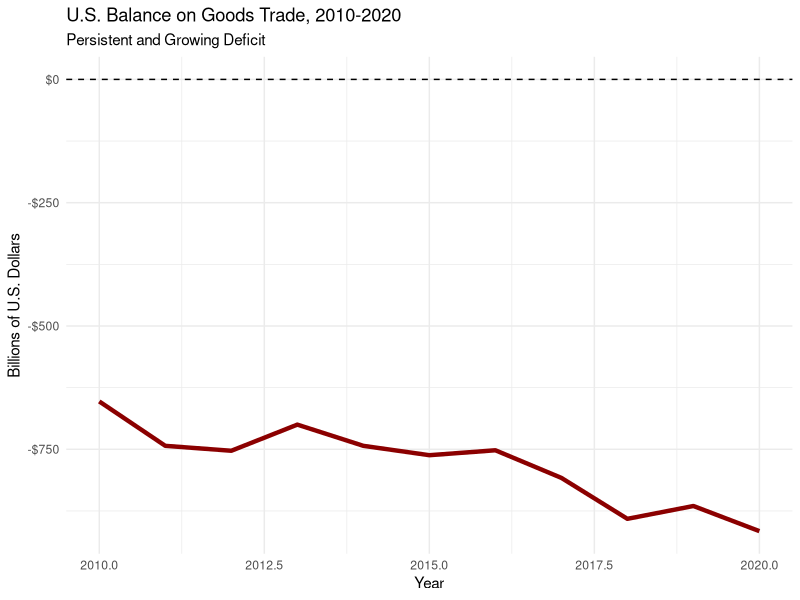
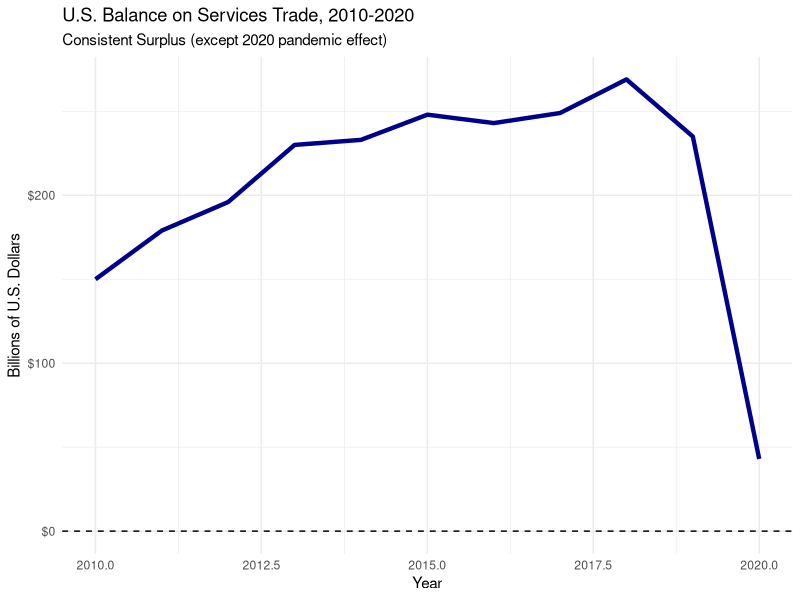
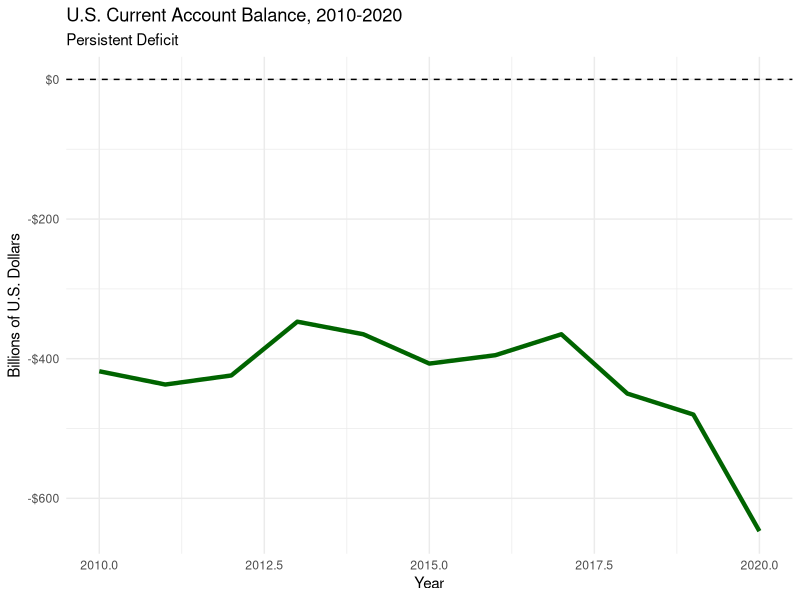
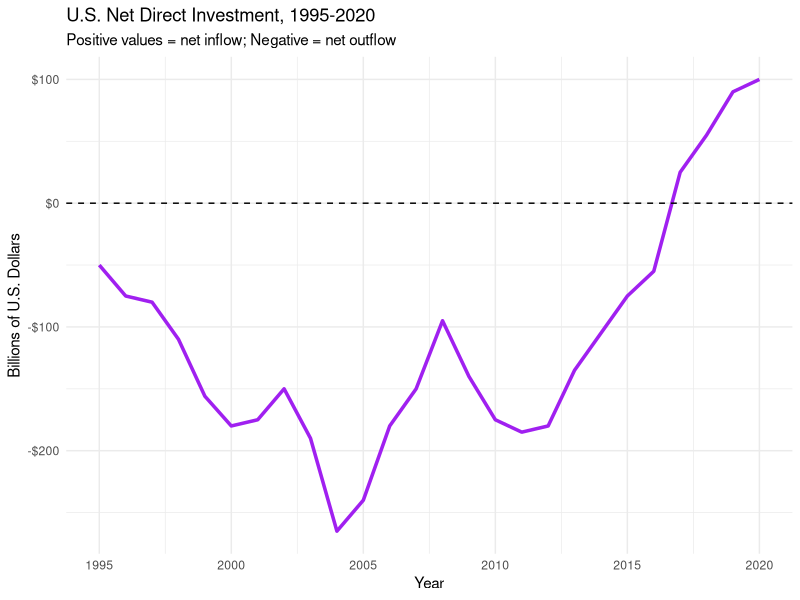
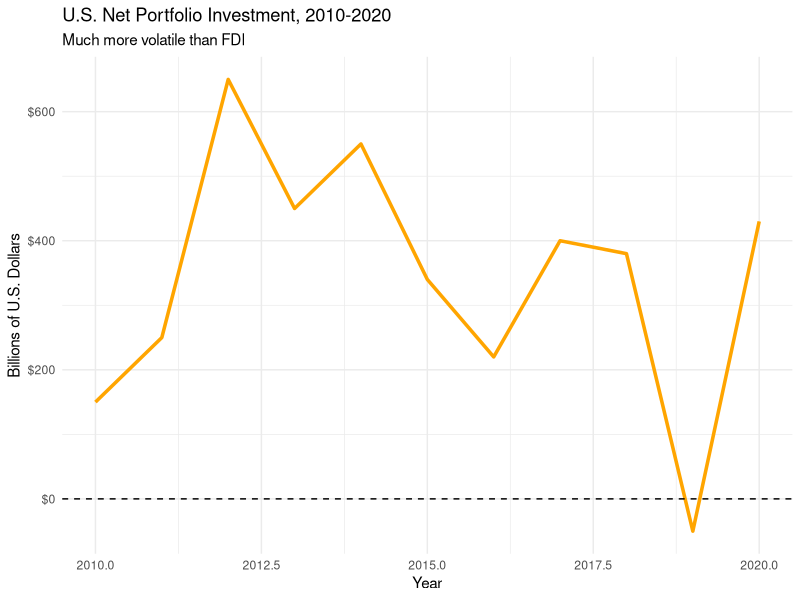
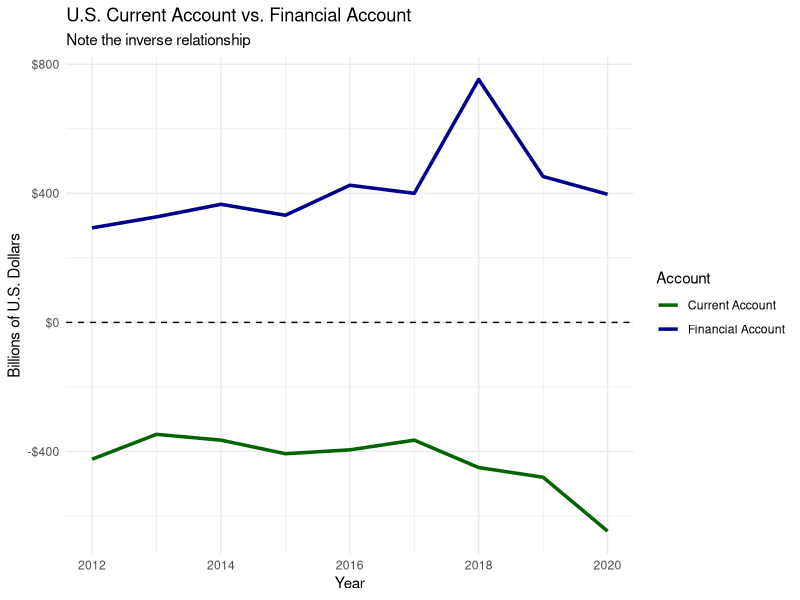
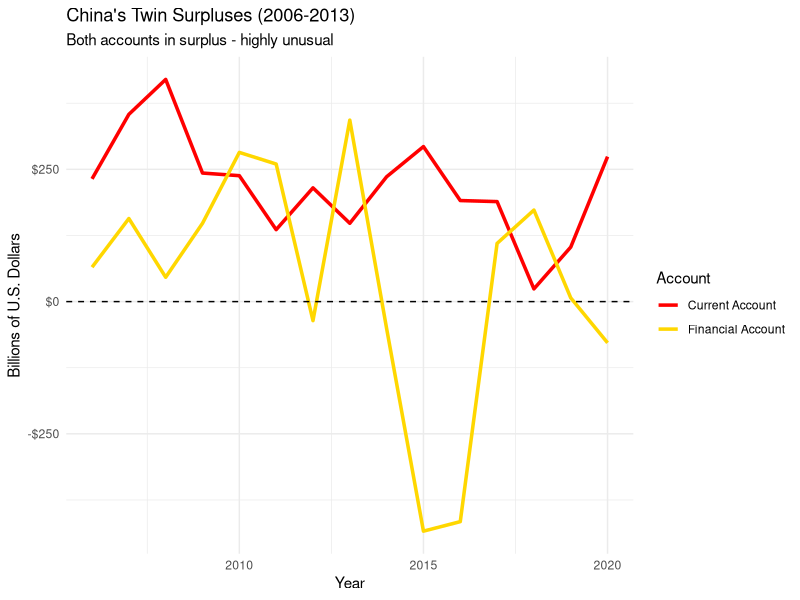
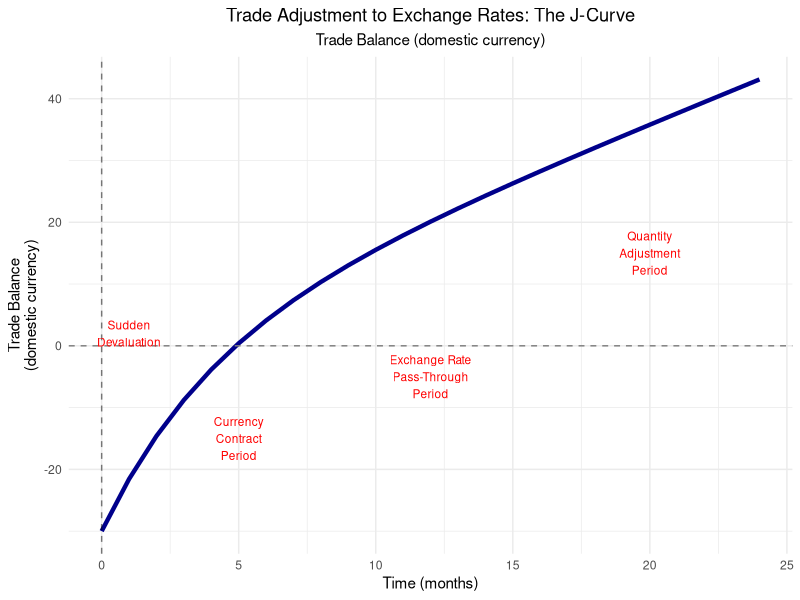

Generate these figures, in order, with R:
## ---- chunk 1
#| echo: false
#| label: us-goods-trade

# U.S. Balance on Goods (billions of dollars)
years <- 2010:2020
goods_balance <- c(-653, -743, -753, -700, -743, -762, -752, -808, -891, -865, -916)

library(ggplot2)
df_goods <- data.frame(Year = years, Balance = goods_balance)

ggplot(df_goods, aes(x = Year, y = Balance)) +
  geom_line(color = "darkred", size = 1.5) +
  geom_hline(yintercept = 0, linetype = "dashed") +
  labs(title = "U.S. Balance on Goods Trade, 2010-2020",
       subtitle = "Persistent and Growing Deficit",
       y = "Billions of U.S. Dollars",
       x = "Year") +
  theme_minimal() +
  scale_y_continuous(labels = scales::dollar_format())
## ---- chunk 2
#| echo: false
#| label: us-services-trade

# U.S. Balance on Services (billions of dollars)
services_balance <- c(150, 179, 196, 230, 233, 248, 243, 249, 269, 235, 43)

df_services <- data.frame(Year = years, Balance = services_balance)

ggplot(df_services, aes(x = Year, y = Balance)) +
  geom_line(color = "darkblue", size = 1.5) +
  geom_hline(yintercept = 0, linetype = "dashed") +
  labs(title = "U.S. Balance on Services Trade, 2010-2020",
       subtitle = "Consistent Surplus (except 2020 pandemic effect)",
       y = "Billions of U.S. Dollars",
       x = "Year") +
  theme_minimal() +
  scale_y_continuous(labels = scales::dollar_format())
## ---- chunk 3
#| echo: false
#| label: us-current-account

# U.S. Current Account Balance (billions of dollars)
current_account <- c(-418, -437, -424, -347, -365, -407, -395, -365, -450, -480, -647)

df_current <- data.frame(Year = years, Balance = current_account)

ggplot(df_current, aes(x = Year, y = Balance)) +
  geom_line(color = "darkgreen", size = 1.5) +
  geom_hline(yintercept = 0, linetype = "dashed") +
  labs(title = "U.S. Current Account Balance, 2010-2020",
       subtitle = "Persistent Deficit",
       y = "Billions of U.S. Dollars",
       x = "Year") +
  theme_minimal() +
  scale_y_continuous(labels = scales::dollar_format())
## ---- chunk 4
#| echo: false
#| label: us-fdi

# U.S. Net Direct Investment (billions, positive = net inflow)
years_fdi <- 1995:2020
# Sample data reflecting typical pattern - large volatility
net_fdi <- c(-50, -75, -80, -110, -156, -180, -175, -150, -190, -265,
             -240, -180, -150, -95, -140, -175, -185, -180, -135, -105,
             -75, -55, 25, 55, 90, 100)

df_fdi <- data.frame(Year = years_fdi, NetFDI = net_fdi)

ggplot(df_fdi, aes(x = Year, y = NetFDI)) +
  geom_line(color = "purple", size = 1.2) +
  geom_hline(yintercept = 0, linetype = "dashed") +
  labs(title = "U.S. Net Direct Investment, 1995-2020",
       subtitle = "Positive values = net inflow; Negative = net outflow",
       y = "Billions of U.S. Dollars",
       x = "Year") +
  theme_minimal() +
  scale_y_continuous(labels = scales::dollar_format())
## ---- chunk 5
#| echo: false
#| label: us-portfolio

# U.S. Net Portfolio Investment (billions, positive = net inflow)
years_port <- 2010:2020
net_portfolio <- c(150, 250, 650, 450, 550, 340, 220, 400, 380, -50, 430)

df_port <- data.frame(Year = years_port, NetPortfolio = net_portfolio)

ggplot(df_port, aes(x = Year, y = NetPortfolio)) +
  geom_line(color = "orange", size = 1.2) +
  geom_hline(yintercept = 0, linetype = "dashed") +
  labs(title = "U.S. Net Portfolio Investment, 2010-2020",
       subtitle = "Much more volatile than FDI",
       y = "Billions of U.S. Dollars",
       x = "Year") +
  theme_minimal() +
  scale_y_continuous(labels = scales::dollar_format())
## ---- chunk 6
#| echo: false
#| label: current-vs-financial

# Comparing current and financial accounts
years_comp <- 2012:2020
current_acct <- c(-424, -347, -365, -407, -395, -365, -450, -480, -647)
financial_acct <- c(293, 327, 366, 332, 425, 400, 753, 452, 397)

df_comp <- data.frame(
  Year = rep(years_comp, 2),
  Balance = c(current_acct, financial_acct),
  Account = rep(c("Current Account", "Financial Account"), each = length(years_comp))
)

ggplot(df_comp, aes(x = Year, y = Balance, color = Account)) +
  geom_line(size = 1.2) +
  geom_hline(yintercept = 0, linetype = "dashed") +
  labs(title = "U.S. Current Account vs. Financial Account",
       subtitle = "Note the inverse relationship",
       y = "Billions of U.S. Dollars",
       x = "Year") +
  theme_minimal() +
  scale_y_continuous(labels = scales::dollar_format()) +
  scale_color_manual(values = c("darkgreen", "darkblue"))
## ---- chunk 7
#| echo: false
#| label: china-twin-surplus

# China's Twin Surpluses (billions of dollars)
years_china <- 2006:2020
china_current <- c(232, 354, 420, 243, 238, 136, 215, 148, 236, 293, 191, 189, 24, 103, 274)
china_financial <- c(65, 157, 46, 148, 282, 260, -36, 343, -51, -434, -416, 110, 173, 7, -78)

df_china <- data.frame(
  Year = rep(years_china, 2),
  Balance = c(china_current, china_financial),
  Account = rep(c("Current Account", "Financial Account"), each = length(years_china))
)

ggplot(df_china, aes(x = Year, y = Balance, color = Account)) +
  geom_line(size = 1.2) +
  geom_hline(yintercept = 0, linetype = "dashed") +
  labs(title = "China's Twin Surpluses (2006-2013)",
       subtitle = "Both accounts in surplus - highly unusual",
       y = "Billions of U.S. Dollars",
       x = "Year") +
  theme_minimal() +
  scale_y_continuous(labels = scales::dollar_format()) +
  scale_color_manual(values = c("red", "gold"))
## ---- chunk 8
#| echo: false
#| label: j-curve

# Simulating J-Curve (correct version matching textbook)
months <- 0:24

# J-Curve: starts near 0, drops to deficit, then improves back to surplus
# Initial drop during currency contract period, then gradual recovery
trade_balance <- -30 * exp(-months/4) + 1.8 * months

df_jcurve <- data.frame(Months = months, TradeBalance = trade_balance)

ggplot(df_jcurve, aes(x = Months, y = TradeBalance)) +
  geom_line(color = "darkblue", size = 1.5) +
  geom_hline(yintercept = 0, linetype = "dashed", color = "gray50") +
  geom_vline(xintercept = 0, linetype = "dashed", alpha = 0.5) +
  annotate("text", x = 1, y = 2, label = "Sudden\nDevaluation", 
           size = 3, color = "red") +
  annotate("text", x = 5, y = -15, label = "Currency\nContract\nPeriod", 
           size = 3, color = "red") +
  annotate("text", x = 12, y = -5, label = "Exchange Rate\nPass-Through\nPeriod", 
           size = 3, color = "red") +
  annotate("text", x = 20, y = 15, label = "Quantity\nAdjustment\nPeriod", 
           size = 3, color = "red") +
  labs(title = "Trade Adjustment to Exchange Rates: The J-Curve",
       subtitle = "Trade Balance (domestic currency)",
       x = "Time (months)",
       y = "Trade Balance\n(domestic currency)") +
  theme_minimal() +
  theme(plot.title = element_text(hjust = 0.5),
        plot.subtitle = element_text(hjust = 0.5))
